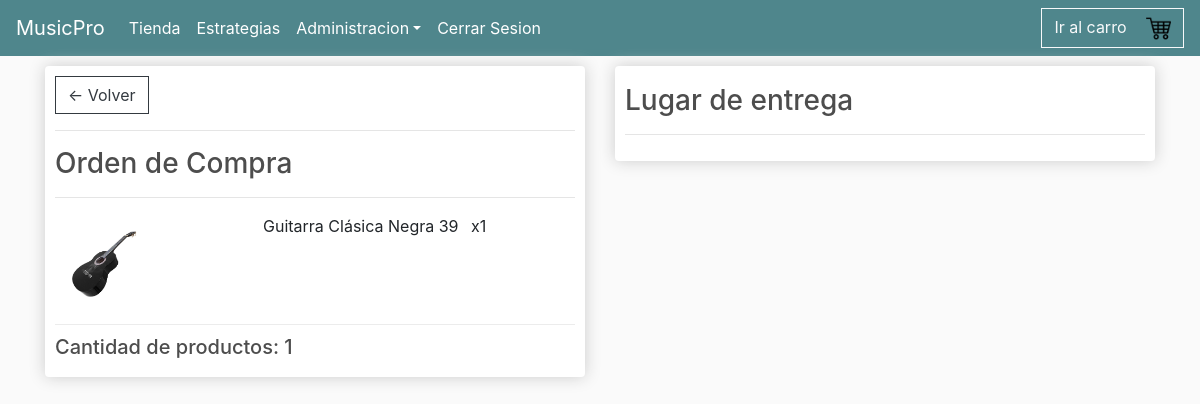
The page /products/81/ (signed in) on the database its author committed.
### TiendaMPRO/models.py (models this page shows, shortened)
class ProductoPedido(models.Model):
    producto = models.ForeignKey(Producto, on_delete=models.SET_NULL, blank=True, null=True)
    orden = models.ForeignKey(OrdenDeCompra, on_delete=models.SET_NULL, blank=True, null=True)
    cantidad = models.IntegerField(default=0, null=True, blank=True)
    fecha_pedido = models.DateTimeField(auto_now_add=True)

class Producto(models.Model):
    nom_prod = models.CharField(validators=[MinLengthValidator(3)], max_length=40,verbose_name="Nombre de Producto")
    tipo_prod = models.ForeignKey(TipoProducto, on_delete=models.CASCADE)
    descripcion = models.TextField(max_length=1500,null=True,blank=True)
    precio = models.FloatField(default=0.0)
    imagen = models.ImageField(upload_to="images/producto",null=True,blank=True)
    @property
    def imageURL(self):
        try:
            url = self.imagen.url
        except:
            url = ''
        return url

class OrdenDeCompra(models.Model):
    customer = models.ForeignKey(Usuario, on_delete=models.SET_NULL, blank=True, null=True)
    complete = models.BooleanField(default=False, null=True, blank=False)
    retiroTienda = models.BooleanField(default=False, null=True, blank=False)
    transaction_id=  models.CharField(max_length=200, null=True)
    pagado = models.BooleanField(default=False, null=True, blank=False)
    transferencia = models.BooleanField(default=False, null=True, blank=False)
    aceptada = models.BooleanField(default=False, null=True, blank=False)
    estado = models.CharField(max_length=200, null=True, blank=True, default="En Bodega")
    @property
    def get_carro_productos(self):
        orderitems = self.productopedido_set.all()
        total = sum ([item.cantidad for item in orderitems])
        return total

### TiendaMPRO/views.py (the view)
# urls.py: path('products/<int:pk>/', views.detallePedido, name='detallePedido'),
def detallePedido(request, pk):
    order = OrdenDeCompra.objects.get(id = pk)
    direccion = order.direcciondeenvio_set.all()
    items = order.productopedido_set.all()
    context={'items': items, 'orden' : order, 'direccion': direccion}
    return render (request, 'TiendaMPRO/detalleProducto.html', context)

### TiendaMPRO/models.py (called while the page is built)
    def __str__(self):
        return f'{self.nombre}'

    @property
    def is_staff(self):
        return self.usuario_admin

### TiendaMPRO/templates/TiendaMPRO/detalleProducto.html (shortened to what this page needs)
{% extends 'TiendaMPRO/main.html' %}
{% load static %}
{% block content %}
<div class ="row">
    <div class="col-lg-6">
        <div class="box-element">
            <a class="btn btn-outline-dark" href="{% url 'pedidos' %}">&#x2190; Volver</a>
            <hr>
            <h3>Orden de Compra</h3>
            <hr>
            {% for item in items %}
            <div class="cart-row">
            <div style="flex:2"><img class="row-image" src="{{item.producto.imageURL}}"></div>
            <div style="flex:2">
                <p>{{item.producto.nom_prod}}</p>
            </div>
            <div style="flex:1">
                <p>x{{item.cantidad}}</p>
            </div>
        </div>
        {% endfor %}
        <h5>Cantidad de productos: {{orden.get_carro_productos|floatformat:0}}</h5>
        </div>
    </div>
    <div class="col-lg-6">
        <div class="box-element">
            <h3>Lugar de entrega</h3>
            <hr>
        </div>
    </div>
</div>
{% endblock %}

### TiendaMPRO/static/css/main.css (style rules this page uses)
body { background-color: hsl(0, 0%, 98%); }
h1,h2,h3,h4,h5,h6 { color:hsl(0, 0%, 30%); }
.box-element { box-shadow:hsl(0, 0%, 80%) 0 0 16px; background-color: #fff; border-radius: 4px; padding: 10px; }
.col-lg-4, .col-lg-6, .col-lg-8, .col-lg-12 { margin-top: 10px; }
.btn { border-radius: 0; }
.row-image { width: 100px; }
.cart-row { display: flex; align-items: flex-stretch; padding-bottom: 10px; margin-bottom: 10px; border-bottom: 1px solid #ececec; }

### rows shown on the page
ProductoPedido: producto.imageURL (picture), producto.nom_prod "Guitarra Clásica Negra 39", cantidad "1"
OrdenDeCompra: get_carro_productos "1"
